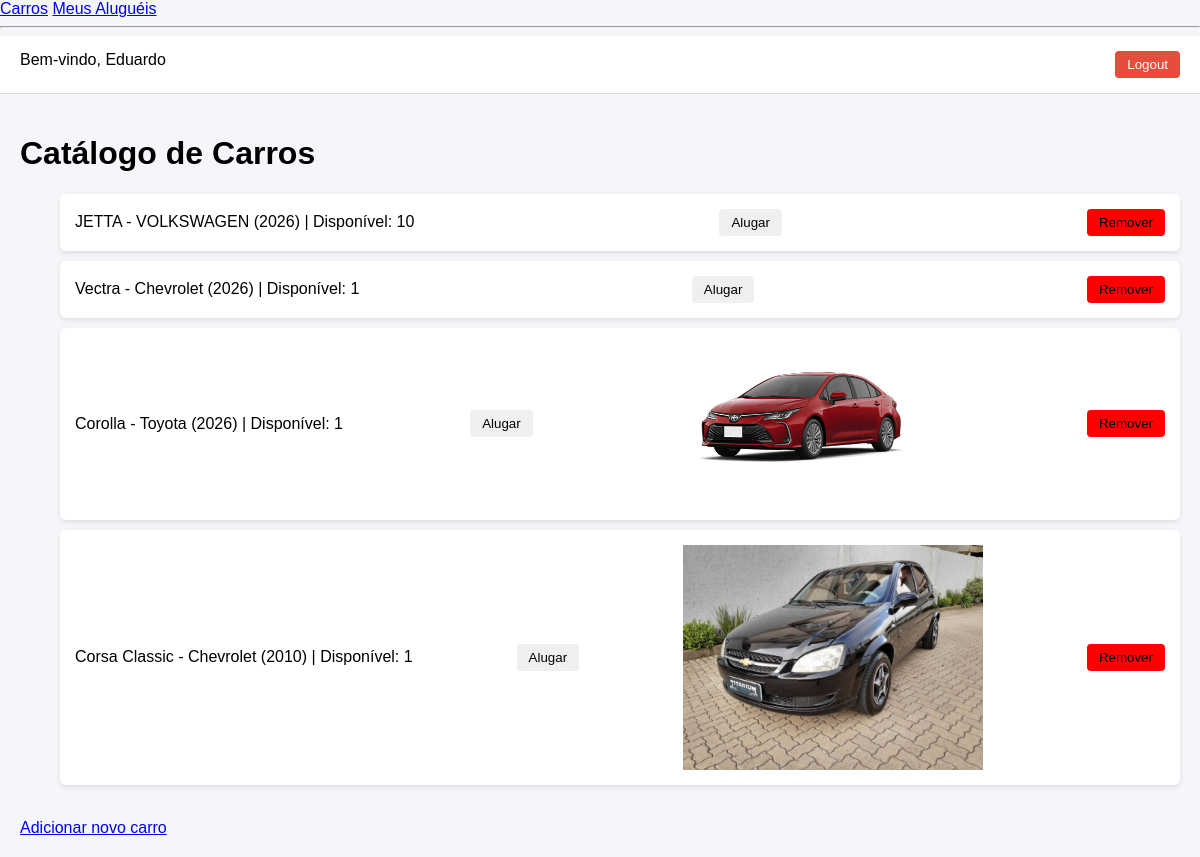
The app's page / (signed in) with its own data.
### catalog/models.py (models this page shows, shortened)
class Carro(models.Model):
    nome = models.CharField(max_length=100)
    marca = models.CharField(max_length=100)
    ano = models.IntegerField()
    total_disponivel = models.IntegerField(default=0)
    imagem = models.ImageField(upload_to='carros/', null=True, blank=True)

### catalog/views.py (the view)
# urls.py: path('', catalog_views.carro_list, name='carro_list'),
def carro_list(request):
    carros = Carro.objects.all()
    return render(request, 'catalog/carro_list.html', {'carros': carros})

### library/templates/catalog/carro_list.html (shortened to what this page needs)
{% extends 'base.html' %}
{% block content %}
<h1>Catálogo de Carros</h1>
<ul>
    {% for carro in carros %}
        <li>
            {{ carro.nome }} - {{ carro.marca }} ({{ carro.ano }})
            | Disponível: {{ carro.total_disponivel }}
            {% if user.is_authenticated %}
                <form action="{% url 'carro_alugado' carro.id %}" method="post">
                    <button type="submit">Alugar</button>
                </form>
            {% endif %}
            {% if carro.imagem %}
            <img src="{{ carro.imagem.url }}" width="300">
            {% endif %}
            {% if user.is_staff %}
                <form action="{% url 'remover_carro' carro.id %}" method="post">
                    <button type="submit" style="background-color:red;">
                        Remover
                    </button>
                </form>
            {% endif %}
        </li>
    {% endfor %}
</ul>
<br>
{% if user.is_authenticated and user.is_staff %}
    <a href="{% url 'add_carro' %}">Adicionar novo carro</a>
{% endif %}
<br>
{% endblock %}

### library/templates/base.html (shortened to what this page needs)
<!DOCTYPE html>
<html>
<head>
    {% load static %}
    <link rel="stylesheet" href="{% static 'style.css' %}">
</head>
<body>
    <nav>
        <a href="{% url 'carro_list' %}">Carros</a>
        <a href="{% url 'meus_carros' %}">Meus Aluguéis</a>
    </nav>
    <hr>
    <div class="layout">
        <div class="main">
            <header class="topbar">
                <span>Bem-vindo, {{ user.username }}</span>
                {% if user.is_authenticated %}
                    <form action="{% url 'logout' %}" method="post">
                        <button class="btn-danger">Logout</button>
                    </form>
                {% endif %}
            </header>
            <div class="content">
                {% block content %}
                {% endblock %}
            </div>
        </div>
    </div>
</body>
</html>

### catalog/static/style.css (style rules this page uses)
body { margin: 0; font-family: Arial, sans-serif; background-color: #f4f6f9; }
.layout { display: flex; }
.main { flex: 1; }
.topbar { background-color: white; padding: 15px 20px; display: flex; justify-content: space-between; border-bottom: 1px solid #ddd; }
.content { padding: 20px; }
li { list-style: none; background: white; margin-bottom: 10px; padding: 15px; border-radius: 6px; box-shadow: 0 2px 5px rgba(0,0,0,0.1); display: flex; align-items: center; justify-content: space-between; }
button { padding: 6px 12px; border: none; border-radius: 4px; cursor: pointer; }
.btn-danger { background-color: #e74c3c; color: white; }

### records on screen
Carro: nome "JETTA", marca "VOLKSWAGEN", ano "2026", total_disponivel "10"
Carro: nome "Vectra", marca "Chevrolet", ano "2026", total_disponivel "1"
Carro: nome "Corolla", marca "Toyota", ano "2026", total_disponivel "1", imagem (picture)
Carro: nome "Corsa Classic", marca "Chevrolet", ano "2010", total_disponivel "1", imagem (picture)

### other values on screen
{{ user.username }} "Eduardo"
